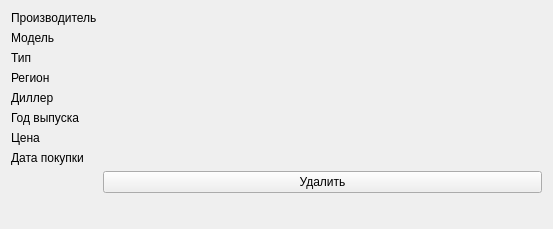
<?xml version="1.0" encoding="UTF-8"?>
<ui version="4.0">
 <class>Form3</class>
 <widget class="QWidget" name="Form3">
  <property name="geometry">
   <rect>
    <x>0</x>
    <y>0</y>
    <width>553</width>
    <height>229</height>
   </rect>
  </property>
  <property name="windowTitle">
   <string>Удалить модель</string>
  </property>
  <layout class="QFormLayout" name="formLayout">
   <item row="0" column="0">
    <widget class="QLabel" name="label_4">
     <property name="text">
      <string>Производитель</string>
     </property>
    </widget>
   </item>
   <item row="0" column="1">
    <widget class="QLabel" name="labelProiz">
     <property name="text">
      <string/>
     </property>
    </widget>
   </item>
   <item row="1" column="0">
    <widget class="QLabel" name="label">
     <property name="text">
      <string>Модель</string>
     </property>
    </widget>
   </item>
   <item row="1" column="1">
    <widget class="QLabel" name="labelModel">
     <property name="text">
      <string/>
     </property>
    </widget>
   </item>
   <item row="2" column="0">
    <widget class="QLabel" name="label_6">
     <property name="text">
      <string>Тип</string>
     </property>
    </widget>
   </item>
   <item row="3" column="0">
    <widget class="QLabel" name="label_7">
     <property name="text">
      <string>Регион</string>
     </property>
    </widget>
   </item>
   <item row="4" column="0">
    <widget class="QLabel" name="label_8">
     <property name="text">
      <string>Диллер</string>
     </property>
    </widget>
   </item>
   <item row="5" column="0">
    <widget class="QLabel" name="label_2">
     <property name="text">
      <string>Год выпуска</string>
     </property>
    </widget>
   </item>
   <item row="5" column="1">
    <widget class="QLabel" name="labelYear">
     <property name="text">
      <string/>
     </property>
    </widget>
   </item>
   <item row="6" column="0">
    <widget class="QLabel" name="label_3">
     <property name="text">
      <string>Цена</string>
     </property>
    </widget>
   </item>
   <item row="6" column="1">
    <widget class="QLabel" name="labelCena">
     <property name="text">
      <string/>
     </property>
    </widget>
   </item>
   <item row="7" column="0">
    <widget class="QLabel" name="label_9">
     <property name="text">
      <string>Дата покупки</string>
     </property>
    </widget>
   </item>
   <item row="7" column="1">
    <widget class="QLabel" name="labelDate">
     <property name="text">
      <string/>
     </property>
    </widget>
   </item>
   <item row="8" column="1">
    <widget class="QPushButton" name="pushButtonDel">
     <property name="text">
      <string>Удалить</string>
     </property>
    </widget>
   </item>
   <item row="9" column="0" colspan="2">
    <widget class="QLabel" name="label_5">
     <property name="text">
      <string/>
     </property>
    </widget>
   </item>
   <item row="2" column="1">
    <widget class="QLabel" name="labelType">
     <property name="text">
      <string/>
     </property>
    </widget>
   </item>
   <item row="3" column="1">
    <widget class="QLabel" name="labelRegion">
     <property name="text">
      <string/>
     </property>
    </widget>
   </item>
   <item row="4" column="1">
    <widget class="QLabel" name="labelDiller">
     <property name="text">
      <string/>
     </property>
    </widget>
   </item>
  </layout>
 </widget>
 <resources/>
 <connections/>
</ui>
